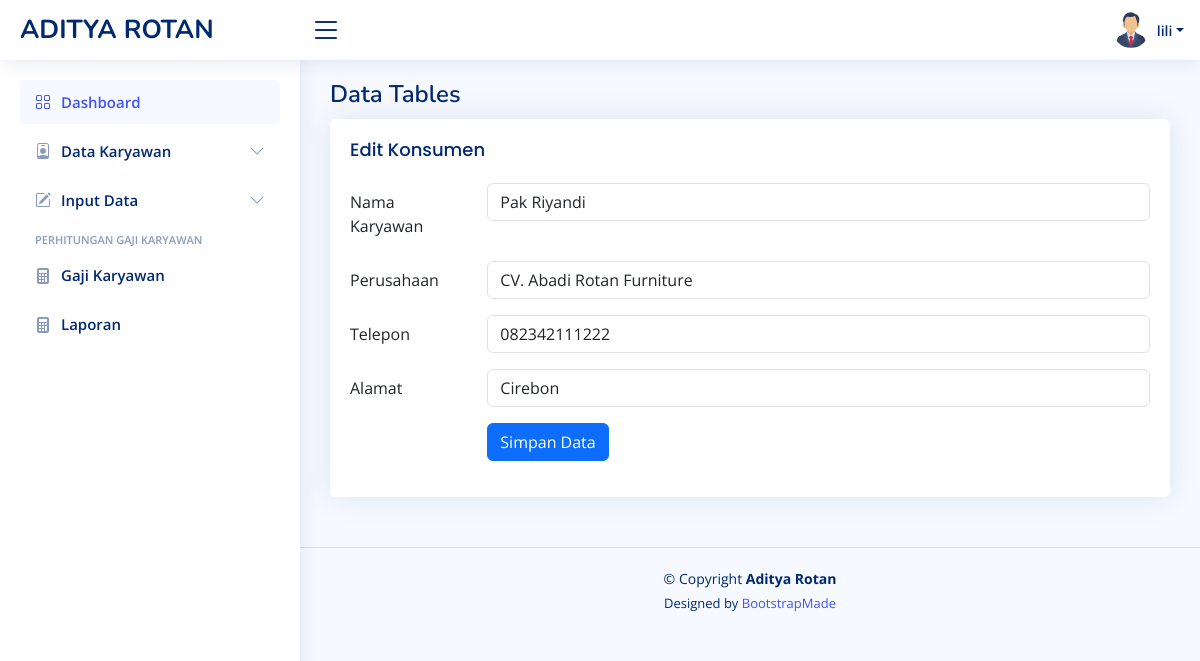
/update_konsumen.php?id=1&source=data_konsumenBaru (signed in), run on the app's committed database.
### tables this page shows
CREATE TABLE `akun` (
  `id_user` int(5) NOT NULL,
  `username` varchar(100) NOT NULL,
  `email` varchar(100) NOT NULL,
  `password` varchar(100) NOT NULL,
  `photo` varchar(255) NOT NULL,
  `telp` varchar(13) NOT NULL
);

CREATE TABLE `konsumen` (
  `id_konsumen` int(10) NOT NULL,
  `nama_konsumen` varchar(255) NOT NULL,
  `perusahaan` varchar(255) NOT NULL,
  `telepon` varchar(15) NOT NULL,
  `alamat` varchar(255) NOT NULL,
  `proses` tinyint(1) NOT NULL
);

### update_konsumen.php (the view, shortened to what this page needs)
<?php
require 'function.php';
?>
<?php include "template/header.php"; ?>
<?php include "template/sidebar.php"; ?>
  <main id="main" class="main">
    <div class="pagetitle">
      <h1>Data Tables</h1>
    </div>
    <section class="section">
      <div class="row">
        <div class="col-lg-12">
          <div class="card">
            <div class="card-body">
              <h5 class="card-title">Edit Konsumen</h5>
              <?php
                $id = $_GET['id'];
                $data = "SELECT * FROM konsumen WHERE id_konsumen = '$id'";
                $query = mysqli_query($conn, $data);
                $d = mysqli_fetch_array($query);
              ?>
              <form action="" method="post">
                <div class="row mb-3">
                  <label for="inputText" class="col-sm-2 col-form-label">Nama Karyawan</label>
                  <div class="col-sm-10">
                    <input type="text" class="form-control" name="nama_konsumen" value="<?php echo $d['nama_konsumen']; ?>" required>
                  </div>
                </div>
                <div class="row mb-3">
                  <label for="inputText" class="col-sm-2 col-form-label">Perusahaan</label>
                  <div class="col-sm-10">
                    <input type="text" class="form-control" name="perusahaan" value="<?php echo $d['perusahaan']; ?>" required>
                  </div>
                </div>
                <div class="row mb-3">
                  <label for="inputText" class="col-sm-2 col-form-label">Telepon</label>
                  <div class="col-sm-10">
                    <input type="text" class="form-control" name="telepon" value="<?php echo $d['telepon']; ?>" required>
                  </div>
                </div>
                <div class="row mb-3">
                  <label for="inputText" class="col-sm-2 col-form-label">Alamat</label>
                  <div class="col-sm-10">
                    <input type="text" class="form-control" name="alamat" value="<?php echo $d['alamat']; ?>" required>
                  </div>
                </div>
                <div class="row mb-3">
                  <label for="inputText" class="col-sm col-form-label"></label>
                  <div class="col-sm-10">
                    <button type="submit" name="submit" class="btn btn-primary">Simpan Data</button>
                  </div>
              </div>
              </form>
            </div>
          </div>
        </div>
      </div>
    </section>
  </main>
<?php include "template/footer.php"; ?>

### template/header.php (shortened to what this page needs)
<?php
include_once("koneksi.php");
$username = $_SESSION['username'];
$sql = "SELECT * FROM akun WHERE username = '$username'";
$query = mysqli_query($koneksi, $sql);
$akun = mysqli_fetch_assoc($query);
?>
<!DOCTYPE html>
<html lang="en">
  <head>
    <link href="assets/vendor/bootstrap/css/bootstrap.min.css" rel="stylesheet" />
    <link href="assets/vendor/bootstrap-icons/bootstrap-icons.css" rel="stylesheet" />
    <link href="assets/vendor/boxicons/css/boxicons.min.css" rel="stylesheet" />
    <link href="assets/vendor/quill/quill.snow.css" rel="stylesheet" />
    <link href="assets/vendor/quill/quill.bubble.css" rel="stylesheet" />
    <link href="assets/vendor/remixicon/remixicon.css" rel="stylesheet" />
    <link href="assets/vendor/simple-datatables/style.css" rel="stylesheet" />
    <link href="assets/css/style.css" rel="stylesheet" />
  </head>
  <body>
    <header id="header" class="header fixed-top d-flex align-items-center">
      <div class="d-flex align-items-center justify-content-between">
        <a href="index.html" class="logo d-flex align-items-center">
          <span class="d-none d-lg-block">ADITYA ROTAN</span>
        </a>
        <i class="bi bi-list toggle-sidebar-btn"></i>
      </div>
      <nav class="header-nav ms-auto">
        <ul class="d-flex align-items-center">
          <li class="nav-item dropdown pe-3">
            <a class="nav-link nav-profile d-flex align-items-center pe-0" href="#" data-bs-toggle="dropdown">
              <?php
              if ($akun['photo'] == "") {
              ?>
                  <img src="assets/img/user.png" alt="Profile.php" class="rounded-circle">
              <?php
              } else {
              ?>
                  <img src="assets/img/<?= $akun['photo'] ?>" alt="Profile.php" class="rounded-circle">
              <?php
              }
              ?>
              <span class="d-none d-md-block dropdown-toggle ps-2"><?= $username; ?></span> </a
            >
          </li>
        </ul>
      </nav>
    </header>

### assets/css/style.css (style rules this page uses)
:root { scroll-behavior: smooth; }
body { font-family: "Open Sans", sans-serif; background: #f6f9ff; color: #444444; }
a { color: #4154f1; text-decoration: none; }
h1, h2, h3, h4, h5, h6 { font-family: "Nunito", sans-serif; }
#main { margin-top: 60px; padding: 20px 30px; transition: all 0.3s; }
.pagetitle { margin-bottom: 10px; }
.pagetitle h1 { font-size: 24px; margin-bottom: 0; font-weight: 600; color: #012970; }
.card { margin-bottom: 30px; border: none; border-radius: 5px; box-shadow: 0px 0 30px rgba(1, 41, 112, 0.1); }
.card-title { padding: 20px 0 15px 0; font-size: 18px; font-weight: 500; color: #012970; font-family: "Poppins", sans-serif; }
.card-body { padding: 0 20px 20px 20px; }
.logo { line-height: 1; }
@media (min-width: 1200px) { .logo { width: 280px; } }
.logo span { font-size: 26px; font-weight: 700; color: #012970; font-family: "Nunito", sans-serif; }
.header { transition: all 0.5s; z-index: 997; height: 60px; box-shadow: 0px 2px 20px rgba(1, 41, 112, 0.1); background-color: #fff; padding-left: 20px; }
.header .toggle-sidebar-btn { font-size: 32px; padding-left: 10px; cursor: pointer; color: #012970; }
.header-nav ul { list-style: none; }
.header-nav > ul { margin: 0; padding: 0; }
.header-nav .nav-profile { color: #012970; }
.header-nav .nav-profile img { max-height: 36px; }
.header-nav .nav-profile span { font-size: 14px; font-weight: 600; }
@media (min-width: 1200px) { #main, #footer { margin-left: 300px; } }

### data on the page
akun: photo (picture)
konsumen: nama_konsumen "Pak Riyandi", perusahaan "CV. Abadi Rotan Furniture", telepon "082342111222", alamat "Cirebon"

### other printed values
$username "lili"
